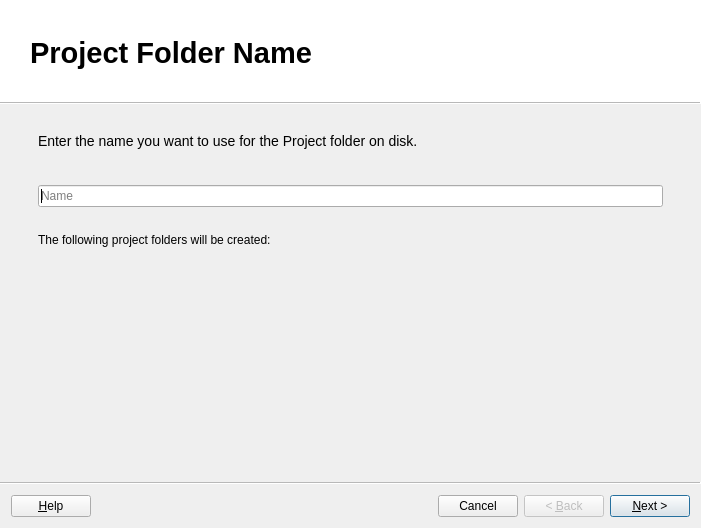
<?xml version="1.0" encoding="UTF-8"?>
<ui version="4.0">
 <class>Wizard</class>
 <widget class="QWizard" name="Wizard">
  <property name="geometry">
   <rect>
    <x>0</x>
    <y>0</y>
    <width>701</width>
    <height>528</height>
   </rect>
  </property>
  <property name="windowTitle">
   <string>Shotgun Set Up Project Wizard</string>
  </property>
  <property name="windowIcon">
   <iconset>
    <normaloff>:/res/shotgun_logo.png</normaloff>:/res/shotgun_logo.png</iconset>
  </property>
  <property name="modal">
   <bool>true</bool>
  </property>
  <property name="wizardStyle">
   <enum>QWizard::ModernStyle</enum>
  </property>
  <property name="options">
   <set>QWizard::CancelButtonOnLeft|QWizard::HaveHelpButton|QWizard::NoBackButtonOnLastPage</set>
  </property>
  <property name="titleFormat">
   <enum>Qt::RichText</enum>
  </property>
  <property name="subTitleFormat">
   <enum>Qt::RichText</enum>
  </property>
  <widget class="ProjectNamePage" name="project_name_page">
   <property name="title">
    <string>&lt;p&gt;&lt;/p&gt;&lt;font size=18&gt;&amp;nbsp;Project Folder Name&lt;/font&gt;&lt;p&gt;&lt;/p&gt;</string>
   </property>
   <property name="subTitle">
    <string>&amp;nbsp;</string>
   </property>
   <layout class="QVBoxLayout" name="verticalLayout_9">
    <property name="margin">
     <number>0</number>
    </property>
    <item>
     <widget class="QScrollArea" name="project_name_scroll_area">
      <property name="focusPolicy">
       <enum>Qt::NoFocus</enum>
      </property>
      <property name="frameShape">
       <enum>QFrame::NoFrame</enum>
      </property>
      <property name="frameShadow">
       <enum>QFrame::Plain</enum>
      </property>
      <property name="widgetResizable">
       <bool>true</bool>
      </property>
      <widget class="QWidget" name="project_name_scroll_area_contents">
       <property name="geometry">
        <rect>
         <x>0</x>
         <y>0</y>
         <width>683</width>
         <height>176</height>
        </rect>
       </property>
       <layout class="QVBoxLayout" name="project_contents_layout">
        <property name="leftMargin">
         <number>25</number>
        </property>
        <property name="topMargin">
         <number>20</number>
        </property>
        <property name="rightMargin">
         <number>25</number>
        </property>
        <property name="bottomMargin">
         <number>20</number>
        </property>
        <item>
         <widget class="QLabel" name="project_name_subheader">
          <property name="styleSheet">
           <string notr="true">font-size: 14px;</string>
          </property>
          <property name="text">
           <string>&lt;p style=&quot;line-height: 130%&quot;&gt;Enter the name you want to use for the Project folder on disk.&lt;/p&gt;</string>
          </property>
          <property name="wordWrap">
           <bool>true</bool>
          </property>
         </widget>
        </item>
        <item>
         <spacer name="verticalSpacer_18">
          <property name="orientation">
           <enum>Qt::Vertical</enum>
          </property>
          <property name="sizeType">
           <enum>QSizePolicy::Fixed</enum>
          </property>
          <property name="sizeHint" stdset="0">
           <size>
            <width>20</width>
            <height>20</height>
           </size>
          </property>
         </spacer>
        </item>
        <item>
         <widget class="QLineEdit" name="project_name">
          <property name="toolTip">
           <string>&lt;html&gt;&lt;head/&gt;&lt;body&gt;&lt;p&gt;Enter a valid project name.&lt;/p&gt;&lt;/body&gt;&lt;/html&gt;</string>
          </property>
          <property name="placeholderText">
           <string>Name</string>
          </property>
         </widget>
        </item>
        <item>
         <spacer name="verticalSpacer_23">
          <property name="orientation">
           <enum>Qt::Vertical</enum>
          </property>
          <property name="sizeType">
           <enum>QSizePolicy::Fixed</enum>
          </property>
          <property name="sizeHint" stdset="0">
           <size>
            <width>20</width>
            <height>20</height>
           </size>
          </property>
         </spacer>
        </item>
        <item>
         <widget class="QLabel" name="project_directories">
          <property name="sizePolicy">
           <sizepolicy hsizetype="Preferred" vsizetype="Preferred">
            <horstretch>0</horstretch>
            <verstretch>0</verstretch>
           </sizepolicy>
          </property>
          <property name="frameShape">
           <enum>QFrame::NoFrame</enum>
          </property>
          <property name="text">
           <string>The following project folders will be created:</string>
          </property>
          <property name="alignment">
           <set>Qt::AlignLeading|Qt::AlignLeft|Qt::AlignTop</set>
          </property>
          <property name="buddy">
           <cstring>project_name</cstring>
          </property>
         </widget>
        </item>
       </layout>
      </widget>
     </widget>
    </item>
    <item>
     <spacer name="verticalSpacer_11">
      <property name="orientation">
       <enum>Qt::Vertical</enum>
      </property>
      <property name="sizeHint" stdset="0">
       <size>
        <width>20</width>
        <height>40</height>
       </size>
      </property>
     </spacer>
    </item>
    <item>
     <widget class="QLabel" name="project_name_errors">
      <property name="styleSheet">
       <string notr="true">color: rgb(252, 98, 70);</string>
      </property>
      <property name="text">
       <string/>
      </property>
      <property name="alignment">
       <set>Qt::AlignCenter</set>
      </property>
      <property name="wordWrap">
       <bool>true</bool>
      </property>
     </widget>
    </item>
   </layout>
  </widget>
  <widget class="ConfigLocationPage" name="config_location_page">
   <property name="title">
    <string>&lt;p&gt;&lt;/p&gt;&lt;font size=18&gt;&amp;nbsp;Select Configuration Location&lt;/font&gt;&lt;p&gt;&lt;/p&gt;</string>
   </property>
   <property name="subTitle">
    <string>&amp;nbsp;</string>
   </property>
   <layout class="QGridLayout" name="gridLayout_3">
    <property name="leftMargin">
     <number>25</number>
    </property>
    <property name="topMargin">
     <number>20</number>
    </property>
    <property name="rightMargin">
     <number>25</number>
    </property>
    <property name="bottomMargin">
     <number>20</number>
    </property>
    <item row="2" column="3">
     <widget class="QPushButton" name="mac_browse">
      <property name="enabled">
       <bool>true</bool>
      </property>
      <property name="text">
       <string>Browse...</string>
      </property>
     </widget>
    </item>
    <item row="6" column="2">
     <widget class="QLineEdit" name="windows_path">
      <property name="toolTip">
       <string>&lt;html&gt;&lt;head/&gt;&lt;body&gt;&lt;p&gt;Enter the path on disk where the configuration will be stored.&lt;/p&gt;&lt;p&gt;The current operating system's directory will be used to install the configuration.&lt;/p&gt;&lt;/body&gt;&lt;/html&gt;</string>
      </property>
      <property name="placeholderText">
       <string>\\Path\On\Windows</string>
      </property>
     </widget>
    </item>
    <item row="5" column="2">
     <widget class="QLineEdit" name="linux_path">
      <property name="toolTip">
       <string>&lt;html&gt;&lt;head/&gt;&lt;body&gt;&lt;p&gt;Enter the path on disk where the configuration will be stored.&lt;/p&gt;&lt;p&gt;The current operating system's directory will be used to install the configuration.&lt;/p&gt;&lt;/body&gt;&lt;/html&gt;</string>
      </property>
      <property name="placeholderText">
       <string>/path/on/linux</string>
      </property>
     </widget>
    </item>
    <item row="8" column="0" colspan="4">
     <widget class="QLabel" name="config_location_errors">
      <property name="styleSheet">
       <string notr="true">color: rgb(252, 98, 70);</string>
      </property>
      <property name="text">
       <string/>
      </property>
      <property name="alignment">
       <set>Qt::AlignCenter</set>
      </property>
      <property name="wordWrap">
       <bool>true</bool>
      </property>
     </widget>
    </item>
    <item row="5" column="3">
     <widget class="QPushButton" name="linux_browse">
      <property name="enabled">
       <bool>true</bool>
      </property>
      <property name="text">
       <string>Browse...</string>
      </property>
     </widget>
    </item>
    <item row="7" column="0" colspan="4">
     <spacer name="verticalSpacer_12">
      <property name="orientation">
       <enum>Qt::Vertical</enum>
      </property>
      <property name="sizeHint" stdset="0">
       <size>
        <width>20</width>
        <height>40</height>
       </size>
      </property>
     </spacer>
    </item>
    <item row="6" column="0">
     <widget class="QLabel" name="windows_label">
      <property name="text">
       <string>Windows</string>
      </property>
      <property name="alignment">
       <set>Qt::AlignRight|Qt::AlignTrailing|Qt::AlignVCenter</set>
      </property>
      <property name="buddy">
       <cstring>windows_path</cstring>
      </property>
     </widget>
    </item>
    <item row="0" column="0" colspan="4">
     <widget class="QLabel" name="config_location_subheader">
      <property name="styleSheet">
       <string notr="true">font-size: 14px;</string>
      </property>
      <property name="text">
       <string>&lt;p style=&quot;line-height: 130%&quot;&gt;Specify where you want Shotgun to install your Project's pipeline configuration.  If you use multiple operating systems, enter the equivalent path for each.  If you use multiple operating systems, enter the equivalent path for each.&lt;/p&gt;</string>
      </property>
      <property name="wordWrap">
       <bool>true</bool>
      </property>
     </widget>
    </item>
    <item row="6" column="3">
     <widget class="QPushButton" name="windows_browse">
      <property name="enabled">
       <bool>true</bool>
      </property>
      <property name="text">
       <string>Browse...</string>
      </property>
     </widget>
    </item>
    <item row="2" column="0">
     <widget class="QLabel" name="mac_label">
      <property name="text">
       <string>Mac</string>
      </property>
      <property name="alignment">
       <set>Qt::AlignRight|Qt::AlignTrailing|Qt::AlignVCenter</set>
      </property>
      <property name="buddy">
       <cstring>mac_path</cstring>
      </property>
     </widget>
    </item>
    <item row="5" column="0">
     <widget class="QLabel" name="linux_label">
      <property name="text">
       <string>Linux</string>
      </property>
      <property name="alignment">
       <set>Qt::AlignRight|Qt::AlignTrailing|Qt::AlignVCenter</set>
      </property>
      <property name="buddy">
       <cstring>linux_path</cstring>
      </property>
     </widget>
    </item>
    <item row="2" column="2">
     <widget class="QLineEdit" name="mac_path">
      <property name="toolTip">
       <string>&lt;html&gt;&lt;head/&gt;&lt;body&gt;&lt;p&gt;Enter the path on disk where the configuration will be stored.&lt;/p&gt;&lt;p&gt;The current operating system's directory will be used to install the configuration.&lt;/p&gt;&lt;/body&gt;&lt;/html&gt;</string>
      </property>
      <property name="placeholderText">
       <string>/Path/On/Mac</string>
      </property>
     </widget>
    </item>
    <item row="1" column="0" colspan="4">
     <spacer name="verticalSpacer_19">
      <property name="orientation">
       <enum>Qt::Vertical</enum>
      </property>
      <property name="sizeType">
       <enum>QSizePolicy::Fixed</enum>
      </property>
      <property name="sizeHint" stdset="0">
       <size>
        <width>20</width>
        <height>20</height>
       </size>
      </property>
     </spacer>
    </item>
   </layout>
  </widget>
  <widget class="ProgressPage" name="progress_page">
   <property name="title">
    <string>&lt;p&gt;&lt;/p&gt;&lt;font size=18&gt;&amp;nbsp;Hang on, setting up your project&lt;/font&gt;&lt;p&gt;&lt;/p&gt;</string>
   </property>
   <property name="subTitle">
    <string>&amp;nbsp;</string>
   </property>
   <layout class="QVBoxLayout" name="verticalLayout_5">
    <property name="spacing">
     <number>15</number>
    </property>
    <property name="leftMargin">
     <number>25</number>
    </property>
    <property name="rightMargin">
     <number>25</number>
    </property>
    <item>
     <spacer name="verticalSpacer_22">
      <property name="orientation">
       <enum>Qt::Vertical</enum>
      </property>
      <property name="sizeHint" stdset="0">
       <size>
        <width>20</width>
        <height>40</height>
       </size>
      </property>
     </spacer>
    </item>
    <item>
     <widget class="QLabel" name="message">
      <property name="text">
       <string/>
      </property>
     </widget>
    </item>
    <item>
     <widget class="QProgressBar" name="progress"/>
    </item>
    <item>
     <layout class="QHBoxLayout" name="horizontalLayout_3">
      <item>
       <widget class="QPushButton" name="additional_details_button">
        <property name="baseSize">
         <size>
          <width>20</width>
          <height>32</height>
         </size>
        </property>
        <property name="focusPolicy">
         <enum>Qt::NoFocus</enum>
        </property>
        <property name="text">
         <string>Show Details</string>
        </property>
        <property name="autoDefault">
         <bool>false</bool>
        </property>
        <property name="flat">
         <bool>false</bool>
        </property>
       </widget>
      </item>
      <item>
       <spacer name="horizontalSpacer_3">
        <property name="orientation">
         <enum>Qt::Horizontal</enum>
        </property>
        <property name="sizeHint" stdset="0">
         <size>
          <width>40</width>
          <height>20</height>
         </size>
        </property>
       </spacer>
      </item>
     </layout>
    </item>
    <item>
     <widget class="QPlainTextEdit" name="progress_output">
      <property name="focusPolicy">
       <enum>Qt::NoFocus</enum>
      </property>
      <property name="undoRedoEnabled">
       <bool>false</bool>
      </property>
      <property name="lineWrapMode">
       <enum>QPlainTextEdit::NoWrap</enum>
      </property>
      <property name="readOnly">
       <bool>true</bool>
      </property>
      <property name="textInteractionFlags">
       <set>Qt::LinksAccessibleByKeyboard|Qt::LinksAccessibleByMouse|Qt::TextBrowserInteraction|Qt::TextSelectableByKeyboard|Qt::TextSelectableByMouse</set>
      </property>
     </widget>
    </item>
    <item>
     <spacer name="verticalSpacer">
      <property name="orientation">
       <enum>Qt::Vertical</enum>
      </property>
      <property name="sizeHint" stdset="0">
       <size>
        <width>20</width>
        <height>0</height>
       </size>
      </property>
     </spacer>
    </item>
    <item>
     <widget class="QLabel" name="complete_errors">
      <property name="styleSheet">
       <string notr="true">color: rgb(252, 98, 70);</string>
      </property>
      <property name="text">
       <string/>
      </property>
      <property name="alignment">
       <set>Qt::AlignCenter</set>
      </property>
      <property name="wordWrap">
       <bool>true</bool>
      </property>
     </widget>
    </item>
   </layout>
  </widget>
  <widget class="QWizardPage" name="summary_page">
   <layout class="QGridLayout" name="gridLayout">
    <property name="leftMargin">
     <number>25</number>
    </property>
    <property name="topMargin">
     <number>60</number>
    </property>
    <property name="rightMargin">
     <number>25</number>
    </property>
    <property name="bottomMargin">
     <number>20</number>
    </property>
    <property name="verticalSpacing">
     <number>20</number>
    </property>
    <item row="5" column="2">
     <spacer name="verticalSpacer_24">
      <property name="orientation">
       <enum>Qt::Vertical</enum>
      </property>
      <property name="sizeHint" stdset="0">
       <size>
        <width>20</width>
        <height>40</height>
       </size>
      </property>
     </spacer>
    </item>
    <item row="6" column="2">
     <widget class="QLabel" name="final_message">
      <property name="styleSheet">
       <string notr="true">font-size: 16px;
color: rgb(141, 143, 143);</string>
      </property>
      <property name="text">
       <string>Toolkit is now ready to use in your Project!&lt;br/&gt;
&lt;br/&gt;
For more information on how to configure your Project and tailor it to your system, &lt;a href=&quot;https://toolkit.shotgunsoftware.com/entries/93728833#Welcome%20to%20Toolkit&quot; style=&quot;color: rgb(203, 205, 205);&quot;&gt;click here to check out our documentation&lt;/a&gt;.</string>
      </property>
      <property name="textFormat">
       <enum>Qt::RichText</enum>
      </property>
      <property name="wordWrap">
       <bool>true</bool>
      </property>
      <property name="openExternalLinks">
       <bool>true</bool>
      </property>
     </widget>
    </item>
    <item row="0" column="0">
     <spacer name="horizontalSpacer">
      <property name="orientation">
       <enum>Qt::Horizontal</enum>
      </property>
      <property name="sizeHint" stdset="0">
       <size>
        <width>40</width>
        <height>20</height>
       </size>
      </property>
     </spacer>
    </item>
    <item row="0" column="6">
     <spacer name="horizontalSpacer_2">
      <property name="orientation">
       <enum>Qt::Horizontal</enum>
      </property>
      <property name="sizeHint" stdset="0">
       <size>
        <width>40</width>
        <height>20</height>
       </size>
      </property>
     </spacer>
    </item>
    <item row="4" column="2">
     <widget class="QLabel" name="setup_complete">
      <property name="styleSheet">
       <string notr="true">font-size: 20px;</string>
      </property>
      <property name="text">
       <string>&lt;big&gt;Project Setup Complete&lt;/big&gt;</string>
      </property>
      <property name="alignment">
       <set>Qt::AlignCenter</set>
      </property>
     </widget>
    </item>
    <item row="0" column="2">
     <layout class="QHBoxLayout" name="horizontalLayout_5">
      <item>
       <widget class="QLabel" name="icon">
        <property name="maximumSize">
         <size>
          <width>100</width>
          <height>100</height>
         </size>
        </property>
        <property name="text">
         <string/>
        </property>
        <property name="pixmap">
         <pixmap resource="resources.qrc">:/tk-framework-adminui/setup_project/circle_logo.png</pixmap>
        </property>
        <property name="scaledContents">
         <bool>true</bool>
        </property>
       </widget>
      </item>
     </layout>
    </item>
    <item row="7" column="2">
     <spacer name="verticalSpacer_25">
      <property name="orientation">
       <enum>Qt::Vertical</enum>
      </property>
      <property name="sizeHint" stdset="0">
       <size>
        <width>20</width>
        <height>40</height>
       </size>
      </property>
     </spacer>
    </item>
   </layout>
  </widget>
 </widget>
 <customwidgets>
  <customwidget>
   <class>ProjectNamePage</class>
   <extends>QWizardPage</extends>
   <header>..setup_project.project_name_page.h</header>
   <container>1</container>
  </customwidget>
  <customwidget>
   <class>ConfigLocationPage</class>
   <extends>QWizardPage</extends>
   <header>..setup_project.config_location_page.h</header>
   <container>1</container>
  </customwidget>
  <customwidget>
   <class>ProgressPage</class>
   <extends>QWizardPage</extends>
   <header>..setup_project.progress_page.h</header>
   <container>1</container>
  </customwidget>
 </customwidgets>
 <tabstops>
  <tabstop>project_name</tabstop>
  <tabstop>mac_path</tabstop>
  <tabstop>mac_browse</tabstop>
  <tabstop>linux_path</tabstop>
  <tabstop>linux_browse</tabstop>
  <tabstop>windows_path</tabstop>
  <tabstop>windows_browse</tabstop>
  <tabstop>project_name_scroll_area</tabstop>
 </tabstops>
 <resources>
  <include location="resources.qrc"/>
  <include location="resources.qrc"/>
 </resources>
 <connections/>
</ui>
